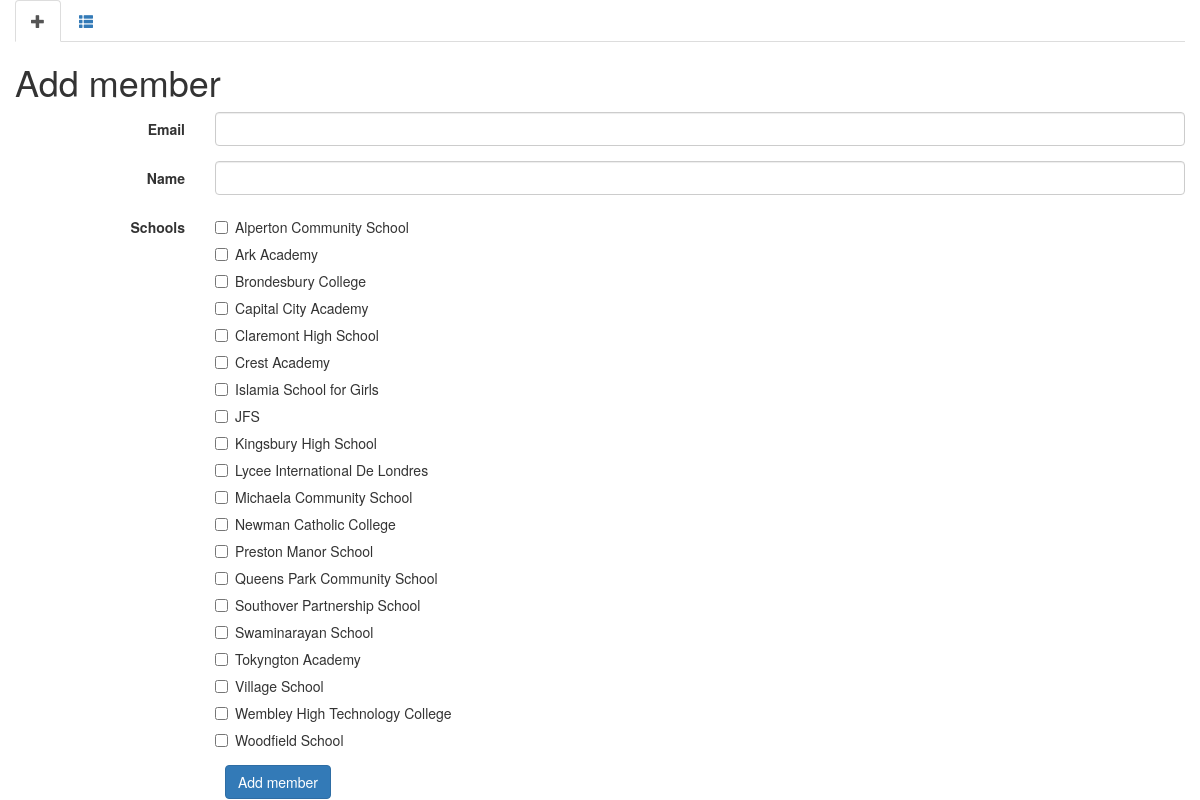
The page / on the database its author committed.
### tables this page shows
CREATE TABLE IF NOT EXISTS `schools` (
  `school_id` bigint(20) UNSIGNED NOT NULL AUTO_INCREMENT,
  `school_name` char(255) NOT NULL,
  PRIMARY KEY (`school_id`),
  UNIQUE KEY `school_id` (`school_id`),
  UNIQUE KEY `school_name` (`school_name`)
);

### scripts/fetch_all_schools.php (called while the page is built, shortened)
<?php
$db = new PDO("mysql:host=localhost;dbname=toucan_tevans;charset=UTF8", "toucan", "WFkPC8gyEhlqTi7yVkVoczgMz");
$stmt = $db->prepare("SELECT school_id, school_name FROM schools ORDER BY school_name");
$stmt->execute();
$all_schools = $stmt->fetchAll(PDO::FETCH_ASSOC);
?>

### templates/add_member_form.php (the view)
<?php
require_once("../scripts/fetch_all_schools.php");
$email_default = !empty($_SESSION["input"]["email"]) ? "value=" . htmlspecialchars($_SESSION["input"]["email"]) : "";
$name_default = !empty($_SESSION["input"]["member_name"]) ? "value=" . htmlspecialchars($_SESSION["input"]["member_name"]) : "";
?>
<form action="../scripts/add_member.php" method="post" class="form-horizontal">
    <div class="form-group">
        <label class="control-label col-sm-2" for="email">
            Email
        </label>
        <div class="col-sm-10">
            <input type="email" class="form-control" id="email" name="email" <?=$email_default?>>
        </div>
    </div>
    <div class="form-group">
        <label class="control-label col-sm-2" for="member_name">
            Name
        </label>
        <div class="col-sm-10">
            <input type="text" class="form-control" id="member_name" name="member_name" <?=$name_default?>>
        </div>
    </div>
    <div class="form-group">
        <label class="control-label col-sm-2" for="schools">
            Schools
        </label>
        <div class="col-sm-10" id="schools">
            <?php
            foreach ($all_schools as $school){
                ?>
                <div class="checkbox">
                    <label>
                        <input type="checkbox" name="schools[]" value="<?=$school["school_id"]?>" <?=$school["checked"]?>>
                        <?=$school["school_name"]?>
                    </label>
                </div>
                <?php
            }
            ?>
        </div>
    </div>
    <div class="col-sm-offset-2 col-sm-10">
        <button type="submit" class="btn btn-primary">
            Add member
        </button>
    </div>
</form>

### www/index.php (shortened to what this page needs)
<?php
require_once("../scripts/fetch_all_schools.php");
if(isset($_SESSION["focus"])){
    $focus_tab =  $_SESSION["focus"];
    unset($_SESSION["focus"]);
} else {
    $focus_tab =  "add_member";
}
$active = [];
foreach (["add_member", "members_per_school"] as $tab){
    $active[$tab] = ($tab == $focus_tab) ? "active" : "";
}
?>
<!DOCTYPE html>
<html lang="en">
<head>
    <link rel="stylesheet" href="http://maxcdn.bootstrapcdn.com/bootstrap/3.3.7/css/bootstrap.min.css">
</head>
<body><div class="container-fluid">
    <ul class="nav nav-tabs">
        <li class="<?=$active["add_member"]?>">
            <a data-toggle="tab" href="#add_member">
                <span class="glyphicon glyphicon-plus"></span>
            </a>
        </li>
        <li class="<?=$active["members_per_school"]?>">
            <a data-toggle="tab" href="#members_per_school">
                <span class="glyphicon glyphicon-th-list"></span>
            </a>
        </li>
    </ul>
    <div class="tab-content">
        <div id="add_member" class="tab-pane <?=$active["add_member"]?>">
            <h1>
                Add member
            </h1>
            <?php
            include("../templates/add_member_form.php");
            ?>
        </div>
    </div>
</div></body>
</html>

### rows shown on the page
schools: school_name "Alperton Community School"
schools: school_name "Ark Academy"
schools: school_name "Brondesbury College"
schools: school_name "Capital City Academy"
schools: school_name "Claremont High School"
schools: school_name "Crest Academy"
schools: school_name "Islamia School for Girls"
schools: school_name "JFS"
schools: school_name "Kingsbury High School"
schools: school_name "Lycee International De Londres"
schools: school_name "Michaela Community School"
schools: school_name "Newman Catholic College"
schools: school_name "Preston Manor School"
schools: school_name "Queens Park Community School"
schools: school_name "Southover Partnership School"
schools: school_name "Swaminarayan School"
schools: school_name "Tokyngton Academy"
schools: school_name "Village School"
schools: school_name "Wembley High Technology College"
schools: school_name "Woodfield School"
